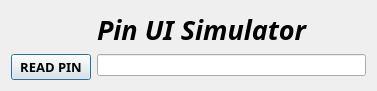
<?xml version="1.0" encoding="UTF-8"?>
<ui version="4.0">
 <class>pinReader</class>
 <widget class="QDialog" name="pinReader">
  <property name="geometry">
   <rect>
    <x>0</x>
    <y>0</y>
    <width>377</width>
    <height>85</height>
   </rect>
  </property>
  <property name="windowTitle">
   <string>Dialog</string>
  </property>
  <layout class="QHBoxLayout" name="horizontalLayout">
   <item>
    <layout class="QFormLayout" name="formLayout">
     <item row="1" column="0">
      <widget class="QPushButton" name="PIN_BT">
       <property name="font">
        <font>
         <family>Yu Gothic UI Semibold</family>
         <pointsize>10</pointsize>
         <bold>true</bold>
        </font>
       </property>
       <property name="cursor">
        <cursorShape>OpenHandCursor</cursorShape>
       </property>
       <property name="autoFillBackground">
        <bool>true</bool>
       </property>
       <property name="text">
        <string>READ PIN</string>
       </property>
      </widget>
     </item>
     <item row="1" column="1">
      <widget class="QLineEdit" name="PIN_LE"/>
     </item>
     <item row="0" column="1">
      <widget class="QLabel" name="PIN_LB">
       <property name="font">
        <font>
         <family>Source Code Pro</family>
         <pointsize>20</pointsize>
         <italic>true</italic>
         <bold>true</bold>
        </font>
       </property>
       <property name="text">
        <string>Pin UI Simulator</string>
       </property>
      </widget>
     </item>
    </layout>
   </item>
  </layout>
 </widget>
 <resources/>
 <connections/>
</ui>
